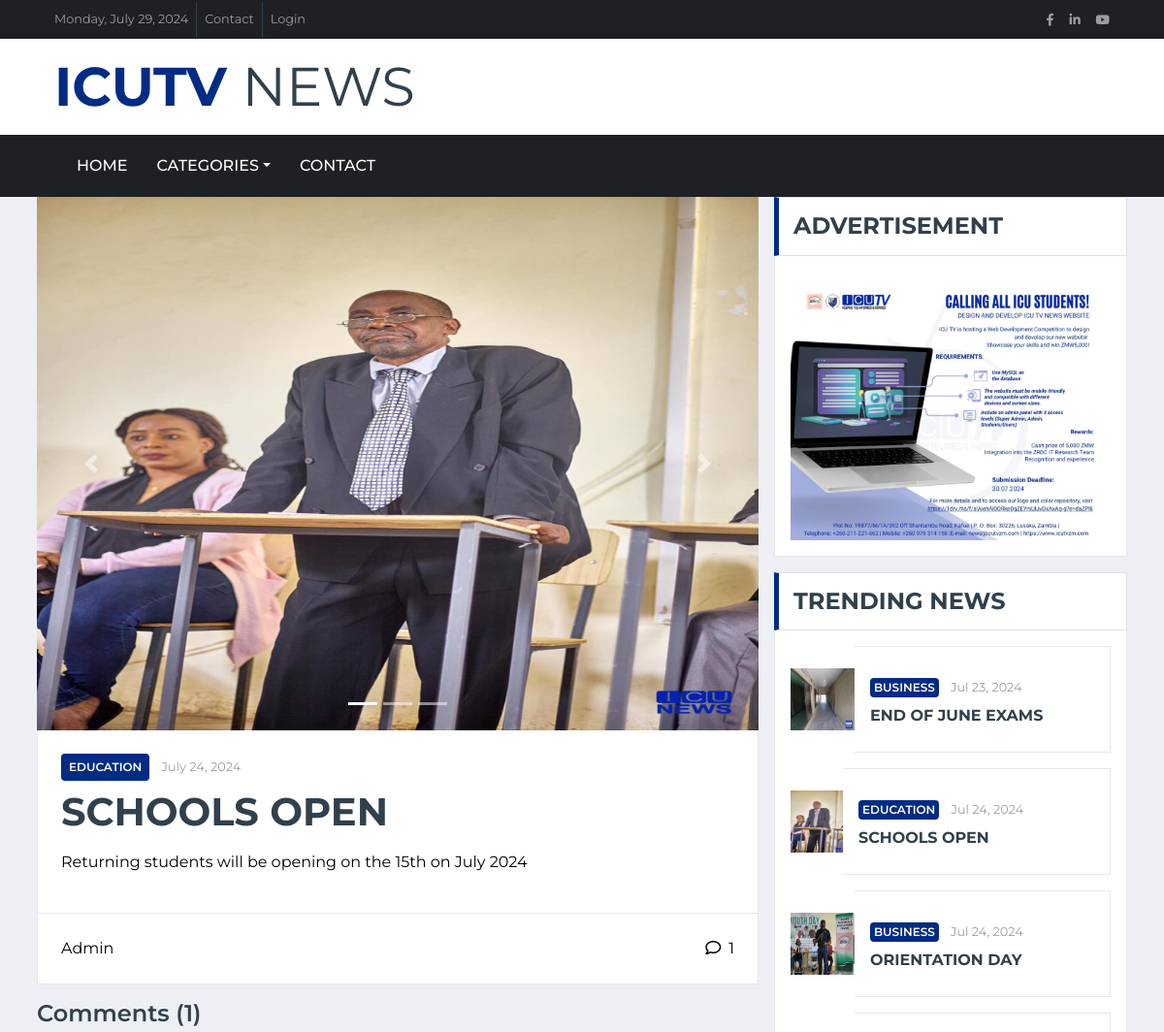
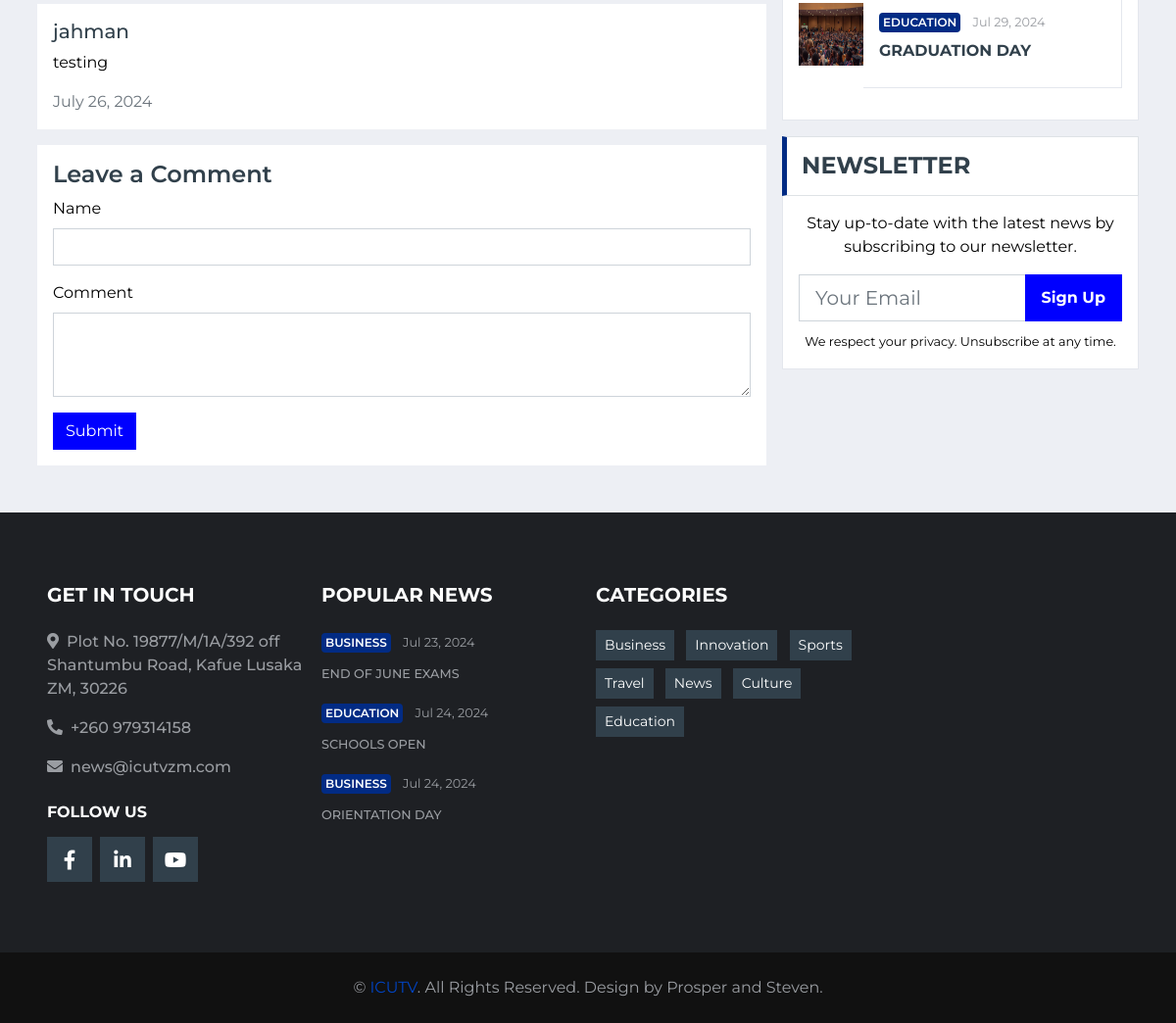
Page /single.php?n_id=5 on the committed database (2 pictures, top to bottom).
### tables this page shows
CREATE TABLE `category` (
  `c_id` int(11) NOT NULL,
  `category_name` varchar(100) NOT NULL
);

CREATE TABLE `news_post` (
  `n_id` int(11) NOT NULL,
  `news_image` varchar(250) NOT NULL,
  `newsImage2` varchar(250) NOT NULL,
  `newsImage3` varchar(250) NOT NULL,
  `news_title` varchar(250) NOT NULL,
  `category` varchar(250) NOT NULL,
  `news_article` varchar(250) NOT NULL,
  `author` varchar(250) NOT NULL,
  `date` date NOT NULL
);

CREATE TABLE `comments` (
  `cc_id` int(11) NOT NULL,
  `user` varchar(250) NOT NULL,
  `author` varchar(250) NOT NULL,
  `news_title` varchar(250) NOT NULL,
  `n_id` int(11) NOT NULL,
  `comment` varchar(250) NOT NULL,
  `date` date NOT NULL
);

CREATE TABLE `advertisment` (
  `ad_id` int(11) NOT NULL,
  `ad_image` varchar(250) NOT NULL,
  `ad_link` varchar(250) NOT NULL,
  `date` datetime NOT NULL
);

### single.php (the view, shortened to what this page needs)
<?php
include "admin/connection/conn.php";
$news_id = isset($_GET['n_id']) ? intval($_GET['n_id']) : 0;
$query = "SELECT * FROM news_post WHERE n_id = ?";
$stmt = $conn->prepare($query);
$stmt->bind_param('i', $news_id);
$stmt->execute();
$result = $stmt->get_result();
if ($result->num_rows > 0) {
    $news = $result->fetch_assoc();
    $news_title = htmlspecialchars($news['news_title']);
    $news_article = htmlspecialchars($news['news_article']);
    $news_images = [
        'admin/' . htmlspecialchars($news['news_image']),
        'admin/' . htmlspecialchars($news['newsImage2']),
        'admin/' . htmlspecialchars($news['newsImage3'])
    ];
    $news_date = date('F j, Y', strtotime($news['date']));
    $author = htmlspecialchars($news['author']);
} else {
    echo "News item not found.";
    exit;
}
$category_id_query = "SELECT category FROM news_post WHERE n_id = ?";
$category_id_stmt = $conn->prepare($category_id_query);
$category_id_stmt->bind_param('i', $news_id);
$category_id_stmt->execute();
$category_id_result = $category_id_stmt->get_result();
$category_id = $category_id_result->num_rows > 0 ? $category_id_result->fetch_assoc()['category'] : 0;
$category_name_query = "SELECT category_name FROM category WHERE c_id = ?";
$category_name_stmt = $conn->prepare($category_name_query);
$category_name_stmt->bind_param('i', $category_id);
$category_name_stmt->execute();
$category_name_result = $category_name_stmt->get_result();
$category_name = $category_name_result->num_rows > 0 ? $category_name_result->fetch_assoc()['category_name'] : 'Unknown Category';
$comments_query = "SELECT * FROM comments WHERE n_id = ? ORDER BY date DESC";
$comments_stmt = $conn->prepare($comments_query);
$comments_stmt->bind_param('i', $news_id);
$comments_stmt->execute();
$comments_result = $comments_stmt->get_result();
$comment_count = $comments_result->num_rows;
?>
<!DOCTYPE html>
<html lang="en">
<head>
    <link href="https://cdnjs.cloudflare.com/ajax/libs/font-awesome/5.15.0/css/all.min.css" rel="stylesheet">
    <link href="lib/owlcarousel/assets/owl.carousel.min.css" rel="stylesheet">
    <link href="https://cdn.jsdelivr.net/npm/bootstrap@5.0.2/dist/css/bootstrap.min.css" rel="stylesheet">
    <link href="css/style.css" rel="stylesheet">
</head>
<body>
    <?php include "header.php"; ?>
    <div class="container-fluid">
        <div class="container">
            <div class="row">
                <div class="col-lg-8">
                    <div class="position-relative mb-3">
                        <div id="news-carousel" class="carousel slide" data-ride="carousel">
                            <ol class="carousel-indicators">
                                <?php foreach ($news_images as $index => $image) {
                                    if (!empty($image)) { ?>
                                        <li data-target="#news-carousel" data-slide-to="<?php echo $index; ?>" class="<?php echo $index === 0 ? 'active' : ''; ?>"></li>
                                    <?php }
                                } ?>
                            </ol>
                            <div class="carousel-inner">
                                <?php foreach ($news_images as $index => $image) {
                                    if (!empty($image)) { ?>
                                        <div class="carousel-item <?php echo $index === 0 ? 'active' : ''; ?>">
                                            <img class="d-block w-100" src="<?php echo $image; ?>" alt="Slide <?php echo $index + 1; ?>" style="height: 550px;">
                                        </div>
                                    <?php }
                                } ?>
                            </div>
                            <a class="carousel-control-prev" href="#news-carousel" role="button" data-slide="prev">
                                <span class="carousel-control-prev-icon" aria-hidden="true"></span>
                            </a>
                            <a class="carousel-control-next" href="#news-carousel" role="button" data-slide="next">
                                <span class="carousel-control-next-icon" aria-hidden="true"></span>
                            </a>
                        </div>
                        <div class="bg-white border border-top-0 p-4">
                            <div class="mb-2">
                                <a class="badge badge-primary text-uppercase font-weight-semi-bold p-2 mr-2"><?php echo $category_name; ?></a>
                                <a class="text-body" href=""><small><?php echo $news_date; ?></small></a>
                            </div>
                            <h1 class="mb-3 text-secondary text-uppercase font-weight-bold"><?php echo $news_title; ?></h1>
                            <p><?php echo nl2br($news_article); ?></p>
                        </div>
                        <div class="d-flex justify-content-between bg-white border border-top-0 p-4">
                            <div class="d-flex align-items-center">
                                <span><?php echo htmlspecialchars($author); ?></span>
                            </div>
                            <div class="d-flex align-items-center">
                                <span class="ml-3"><i class="far fa-comment mr-2"></i><?php echo $comment_count; ?></span>
                            </div>
                        </div>
                    </div>
                    <div class="mb-3">
                        <h4>Comments (<?php echo $comment_count; ?>)</h4>
                        <?php if ($comments_result && $comments_result->num_rows > 0) {
                            while ($comment = $comments_result->fetch_assoc()) { ?>
                                <div class="bg-light p-3 mb-3">
                                    <h5><?php echo htmlspecialchars($comment['author']); ?></h5>
                                    <p><?php echo htmlspecialchars($comment['comment']); ?></p>
                                    <span class="text-muted"><?php echo date('F j, Y', strtotime($comment['date'])); ?></span>
                                </div>
                            <?php }
                        } else { ?>
                            <p>No comments yet.</p>
                        <?php } ?>
                    </div>
                    <div class="bg-light p-3">
                        <h4>Leave a Comment</h4>
                        <form method="post">
                            <div class="mb-3">
                                <label for="name" class="form-label">Name</label>
                                <input type="text" class="form-control" id="name" name="name" required>
                            </div>
                            <div class="mb-3">
                                <label for="message" class="form-label">Comment</label>
                                <textarea class="form-control" id="message" name="message" rows="3" required></textarea>
                            </div>
                            <button type="submit" class="btn btn-primary">Submit</button>
                        </form>
                    </div>
                </div>
                 <?php
                include_once "news_trend.php";
                ?>
            </div>
        </div>
    </div>
    <?php
    include "footer.php";
    ?>
    </body>
</html>

### news_trend.php (shortened to what this page needs)
<?php
include 'admin/connection/conn.php';
$sql = "SELECT ad_image, ad_link FROM advertisment ORDER BY ad_id DESC LIMIT 1";
$result = $conn->query($sql);
$advertisement = null;
if ($result->num_rows > 0) {
    $advertisement = $result->fetch_assoc();
}
$sql = "SELECT n.n_id, n.news_title, n.date, n.news_image, cat.category_name, COUNT(com.n_id) AS comment_count
        FROM news_post n
        LEFT JOIN comments com ON n.n_id = com.n_id
        JOIN category cat ON n.category = cat.c_id
        GROUP BY n.n_id
        ORDER BY comment_count DESC
        LIMIT 5";
$result = $conn->query($sql);
$trending_news = [];
if ($result->num_rows > 0) {
    while($row = $result->fetch_assoc()) {
        $trending_news[] = $row;
    }
}
?>
<!DOCTYPE html>
<html lang="en">
<head>
</head>
<body>
    <div class="col-lg-4">
        <div class="mb-3">
            <div class="section-title mb-0">
                <h4 class="m-0 text-uppercase font-weight-bold">Advertisement</h4>
            </div>
            <div class="bg-white text-center border border-top-0 p-3">
                <?php if ($advertisement): ?>
                    <a href="<?php echo htmlspecialchars($advertisement['ad_link']); ?>">
                        <img class="img-fluid" src="admin/<?php echo htmlspecialchars($advertisement['ad_image']); ?>" alt="Advertisement">
                    </a>
                <?php else: ?>
                    <p>Nothing to advertise yet</p>
                <?php endif; ?>
            </div>
        </div>
        <div class="mb-3">
            <div class="section-title mb-0">
                <h4 class="m-0 text-uppercase font-weight-bold">Trending News</h4>
            </div>
            <div class="bg-white border border-top-0 p-3">
                <?php foreach ($trending_news as $news): ?>
                <div class="d-flex align-items-center bg-white mb-3" style="height: 110px;">
                    <img class="img-fluid" style="height: 8vh; width:20%;" src="admin/<?php echo htmlspecialchars($news['news_image']); ?>" alt="">
                    <div class="w-100 h-100 px-3 d-flex flex-column justify-content-center border border-left-0">
                        <div class="mb-2">
                            <a class="badge badge-primary text-uppercase font-weight-semi-bold p-1 mr-2" href=""><?php echo htmlspecialchars($news['category_name']); ?></a>
                            <a class="text-body" href=""><small><?php echo date('M d, Y', strtotime($news['date'])); ?></small></a>
                        </div>
                        <a class="h6 m-0 text-secondary text-uppercase font-weight-bold" href="single.php?n_id=<?php echo htmlspecialchars($news['n_id']); ?>">
                            <?php echo htmlspecialchars($news['news_title']); ?>
                        </a>
                    </div>
                </div>
                <?php endforeach; ?>
            </div>
        </div>
        <div class="mb-3">
            <div class="section-title mb-0">
                <h4 class="m-0 text-uppercase font-weight-bold">Newsletter</h4>
            </div>
            <div class="bg-white text-center border border-top-0 p-3">
                <p>Stay up-to-date with the latest news by subscribing to our newsletter.</p>
                <form action="subscribe.php" method="post">
                    <div class="input-group mb-2" style="width: 100%;">
                        <input type="email" name="email" class="form-control form-control-lg" placeholder="Your Email" required>
                        <div class="input-group-append">
                            <button class="btn btn-primary font-weight-bold px-3" type="submit">Sign Up</button>
                        </div>
                    </div>
                </form>
                <small>We respect your privacy. Unsubscribe at any time.</small>
            </div>
        </div>
    </div>
</body>
</html>

### footer.php (shortened to what this page needs)
<?php
include_once "admin/connection/conn.php";
$sql = "SELECT n.n_id, n.news_title, n.date, n.news_image, c.category_name, COUNT(cm.cc_id) as comment_count
        FROM news_post n
        JOIN category c ON n.category = c.c_id
        LEFT JOIN comments cm ON n.n_id = cm.n_id
        GROUP BY n.n_id, n.news_title, n.date, n.news_image, c.category_name
        ORDER BY comment_count DESC LIMIT 3";
$result = $conn->query($sql);
$popular_news = [];
if ($result && $result->num_rows > 0) {
    while ($row = $result->fetch_assoc()) {
        $popular_news[] = $row;
    }
} else {
    $popular_news = null;
}
?>
<div class="container-fluid bg-dark pt-5 px-sm-3 px-md-5 mt-5">
       <div class="row py-4">
            <div class="col-lg-3 col-md-6 mb-5">
                <h5 class="mb-4 text-white text-uppercase font-weight-bold">Get In Touch</h5>
                <p class="font-weight-medium"><i class="fa fa-map-marker-alt mr-2"></i>Plot No. 19877/M/1A/392 off Shantumbu Road, Kafue Lusaka ZM, 30226</p>
                <p class="font-weight-medium"><i class="fa fa-phone-alt mr-2"></i>+260 979314158</p>
                <p class="font-weight-medium"><i class="fa fa-envelope mr-2"></i>news@icutvzm.com</p>
                <h6 class="mt-4 mb-3 text-white text-uppercase font-weight-bold">Follow Us</h6>
                <div class="d-flex justify-content-start">
                    <a class="btn btn-lg btn-secondary btn-lg-square mr-2" href="https://web.facebook.com/icutvzm"><i
                            class="fab fa-facebook-f"></i></a>
                    <a class="btn btn-lg btn-secondary btn-lg-square mr-2" href="https://www.linkedin.com/showcase/icutvzm/"><i
                            class="fab fa-linkedin-in"></i></a>
                    <a class="btn btn-lg btn-secondary btn-lg-square" href="https://www.youtube.com/@icutvzm"><i class="fab fa-youtube"></i></a>
                </div>
            </div>
            <div class="col-lg-3 col-md-6 mb-5">
                <h5 class="mb-4 text-white text-uppercase font-weight-bold">Popular News</h5>
                 <?php if ($popular_news): ?>
                    <?php foreach ($popular_news as $news): ?>
                        <div class="mb-3">
                            <div class="mb-2">
                                <a class="badge badge-primary text-uppercase font-weight-semi-bold p-1 mr-2" href="">
                                    <?php echo htmlspecialchars($news['category_name']); ?>
                                </a>
                                <a class="text-body" href="">
                                    <small><?php echo date('M d, Y', strtotime($news['date'])); ?></small>
                                </a>
                            </div>
                            <a class="small text-body text-uppercase font-weight-medium" href="single.php?n_id=<?php echo htmlspecialchars($news['n_id']); ?>">
                                <?php echo htmlspecialchars($news['news_title']); ?>
                            </a>
                        </div>
                    <?php endforeach; ?>
                <?php else: ?>
                    <p class="text-white">No popular news found.</p>
                <?php endif; ?>
            </div>
            <div class="col-lg-3 col-md-12 mb-5">
                <h5 class="mb-4 text-white text-uppercase font-weight-bold">Categories</h5>
                <div class="m-n1">
                    <a href="category.php?category=1" class="btn btn-sm btn-secondary m-1">Business</a>
                    <a href="category.php?category=2" class="btn btn-sm btn-secondary m-1">Innovation</a>
                    <a href="category.php?category=3" class="btn btn-sm btn-secondary m-1">Sports</a>
                    <a href="category.php?category=4" class="btn btn-sm btn-secondary m-1">Travel</a>
                    <a href="category.php?category=5" class="btn btn-sm btn-secondary m-1">News</a>
                    <a href="category.php?category=6" class="btn btn-sm btn-secondary m-1">Culture</a>
                    <a href="category.php?category=7" class="btn btn-sm btn-secondary m-1">Education</a>
                </div>
            </div>
        </div>
    </div>
    <div class="container-fluid py-4 px-sm-3 px-md-5" style="background: #111111;">
        <p class="m-0 text-center">&copy; <a href="https://www.linkedin.com/showcase/icutvzm/">ICUTV</a>. All Rights Reserved.
            Design by Prosper and Steven.</a>
        </p>
    </div>

### rows in the picture
category: category_name "EDUCATION"
news_post: date "July 24, 2024", news_title "SCHOOLS OPEN", news_article "Returning students will be opening on the 15th on July 2024", author "Admin", news_image (picture), category.category_name "EDUCATION", date "Jul 24, 2024"
comments: author "jahman", comment "testing", date "July 26, 2024"
advertisment: ad_image (picture)
news_post: news_image (picture), category.category_name "BUSINESS", date "Jul 23, 2024", news_title "END OF JUNE EXAMS"
news_post: news_image (picture), category.category_name "BUSINESS", date "Jul 24, 2024", news_title "ORIENTATION DAY"
news_post: news_image (picture), category.category_name "EDUCATION", date "Jul 29, 2024", news_title "GRADUATION DAY"

### other values in the picture
$comment_count "1"
